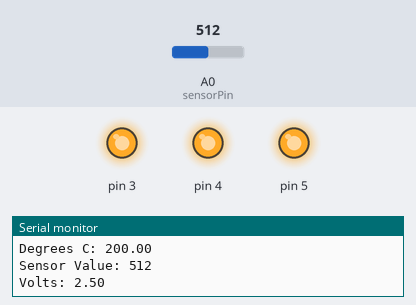
Simulated run of this sketch. Board: Arduino Uno, built with avr-gcc and run on an emulated ATmega328P. Shown: output pins drawn as LEDs (lit = HIGH), the last lines printed to the serial monitor. The test bench sets the inputs (shaded band); at power-on: A0 (sensorPin) = 512.

Above: at 1.2 s.
1.3 s: A0 (sensorPin) set to 144
4.3 s: A0 (sensorPin) set to 133
At 5.0 s:
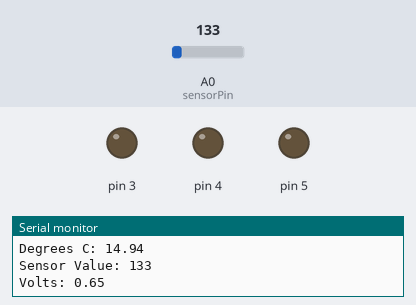
5.8 s: A0 (sensorPin) set to 306
At 6.4 s:
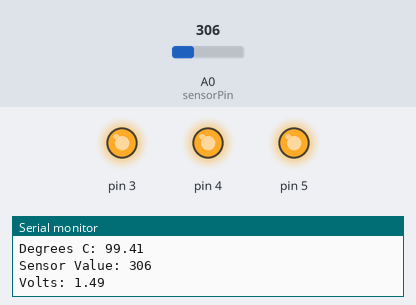
8.8 s: A0 (sensorPin) set to 122
At 9.7 s:
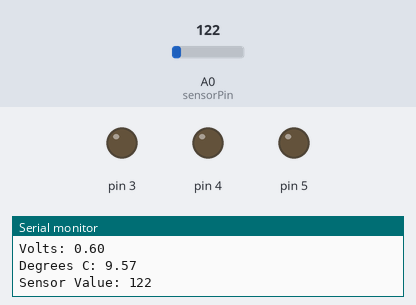
Timing chart, 0 to 11.3 s (numbered marks = the images above; inputs shaded):
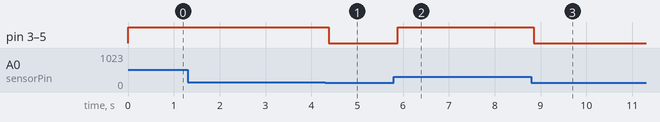

Measured:
- the behaviour switches between 144 and 143 on A0 (sensorPin) (found by bisection; images 0 and 1)
- after the input at 4.3 s, pin 3–5: HIGH → LOW after 0.08 s
- after the input at 5.8 s, pin 3–5: LOW → HIGH after 0.09 s
- after the input at 8.8 s, pin 3–5: HIGH → LOW after 0.05 s

The sketch:

love-o-meter.ino
```cpp
const int sensorPin = A0;
const float baselineTemperature = 20.0;

void setup() {
  Serial.begin(9600);
  for (int pinNumber = 3; pinNumber < 6; pinNumber++) {
    pinMode(pinNumber, OUTPUT);
    turnOffLed(pinNumber);
  }
}

void loop() {
  int sensorValue = analogRead(sensorPin);
  printSensorInfo(sensorValue);
  ligthUpLedsBasedOn(toTemperature(sensorValue));
  delay(1);
}

void printSensorInfo(int sensorValue) {
  Serial.print("Sensor Value: ");
  Serial.println(sensorValue);
  Serial.print("Volts: ");
  Serial.println(toVolts(sensorValue));
  Serial.print("Degrees C: ");
  Serial.println(toTemperature(sensorValue));
}

float toVolts(int sensorValue) {
  return (sensorValue / 1024.0) * 5.0;
}

float toTemperature(int sensorValue) {
  return (toVolts(sensorValue) - 0.5) * 100;
}

void ligthUpLedsBasedOn(float temperature) {
  if (temperature < baselineTemperature) {
    turnOffLed(3);
    turnOffLed(4);
    turnOffLed(5);
  } else if (temperature >= baselineTemperature + 2 && temperature < baselineTemperature + 4) {
    turnOnLed(3);
    turnOffLed(4);
    turnOffLed(5);
  } else if (temperature >= baselineTemperature + 4 && temperature < baselineTemperature + 6) {
    turnOnLed(3);
    turnOnLed(4);
    turnOffLed(5);
  } else if (temperature >= baselineTemperature + 6) {
    turnOnLed(3);
    turnOnLed(4);
    turnOnLed(5);
  }
}

void turnOnLed(int ledNumber) {
  digitalWrite(ledNumber, HIGH);
}

void turnOffLed(int ledNumber) {
  digitalWrite(ledNumber, LOW);
}
```
